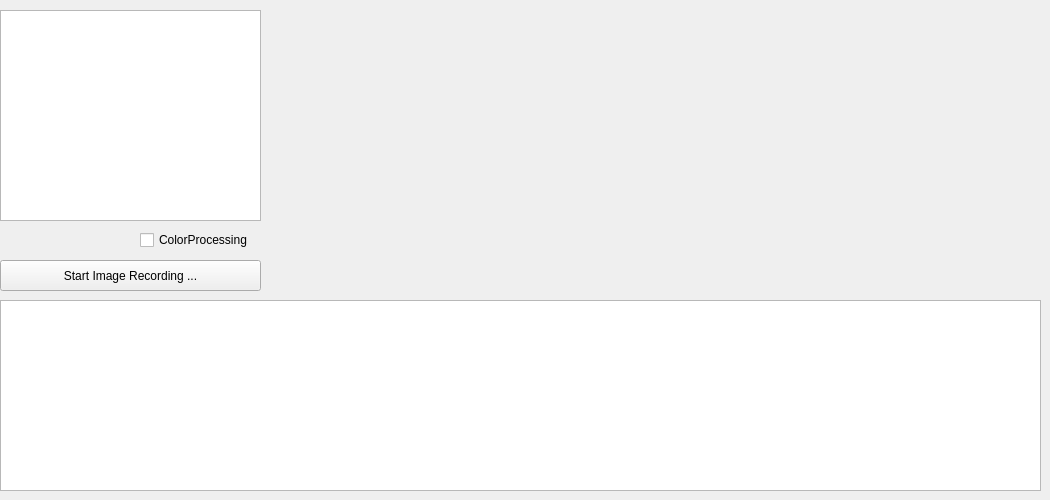
<?xml version="1.0" encoding="UTF-8"?>
<ui version="4.0">
 <class>MutiCamClass</class>
 <widget class="QMainWindow" name="MutiCamClass">
  <property name="geometry">
   <rect>
    <x>0</x>
    <y>0</y>
    <width>1050</width>
    <height>500</height>
   </rect>
  </property>
  <property name="sizePolicy">
   <sizepolicy hsizetype="Fixed" vsizetype="Fixed">
    <horstretch>0</horstretch>
    <verstretch>0</verstretch>
   </sizepolicy>
  </property>
  <property name="minimumSize">
   <size>
    <width>1050</width>
    <height>500</height>
   </size>
  </property>
  <property name="maximumSize">
   <size>
    <width>1050</width>
    <height>500</height>
   </size>
  </property>
  <property name="windowTitle">
   <string>MutiCam</string>
  </property>
  <widget class="QWidget" name="centralWidget">
   <widget class="QListWidget" name="m_ListBoxCameras">
    <property name="geometry">
     <rect>
      <x>0</x>
      <y>10</y>
      <width>261</width>
      <height>211</height>
     </rect>
    </property>
    <property name="selectionMode">
     <enum>QAbstractItemView::MultiSelection</enum>
    </property>
   </widget>
   <widget class="QListWidget" name="m_ListLog">
    <property name="geometry">
     <rect>
      <x>0</x>
      <y>300</y>
      <width>1041</width>
      <height>191</height>
     </rect>
    </property>
   </widget>
   <widget class="QPushButton" name="m_ButtonStartStop">
    <property name="geometry">
     <rect>
      <x>0</x>
      <y>260</y>
      <width>261</width>
      <height>31</height>
     </rect>
    </property>
    <property name="text">
     <string>Start Image Recording ...</string>
    </property>
   </widget>
   <widget class="QLabel" name="m_LabelStream_1">
    <property name="geometry">
     <rect>
      <x>270</x>
      <y>10</y>
      <width>385</width>
      <height>280</height>
     </rect>
    </property>
    <property name="sizePolicy">
     <sizepolicy hsizetype="Fixed" vsizetype="Fixed">
      <horstretch>0</horstretch>
      <verstretch>0</verstretch>
     </sizepolicy>
    </property>
    <property name="text">
     <string/>
    </property>
   </widget>
   <widget class="QCheckBox" name="m_ColorProcessingCheckBox">
    <property name="geometry">
     <rect>
      <x>140</x>
      <y>230</y>
      <width>121</width>
      <height>20</height>
     </rect>
    </property>
    <property name="text">
     <string>ColorProcessing</string>
    </property>
   </widget>
   <widget class="QLabel" name="m_LabelStream_2">
    <property name="geometry">
     <rect>
      <x>660</x>
      <y>10</y>
      <width>385</width>
      <height>280</height>
     </rect>
    </property>
    <property name="sizePolicy">
     <sizepolicy hsizetype="Fixed" vsizetype="Fixed">
      <horstretch>0</horstretch>
      <verstretch>0</verstretch>
     </sizepolicy>
    </property>
    <property name="text">
     <string/>
    </property>
   </widget>
  </widget>
 </widget>
 <layoutdefault spacing="6" margin="11"/>
 <resources>
  <include location="MutiCam.qrc"/>
 </resources>
 <connections/>
</ui>
